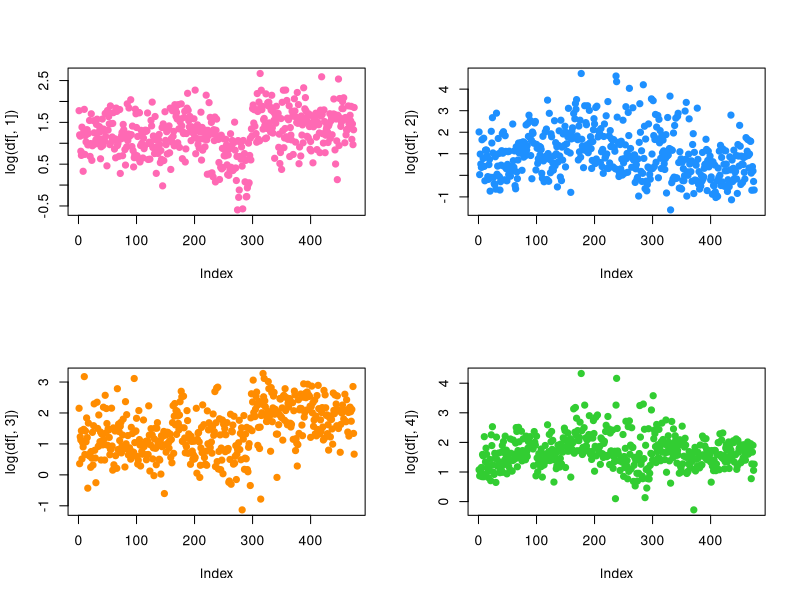
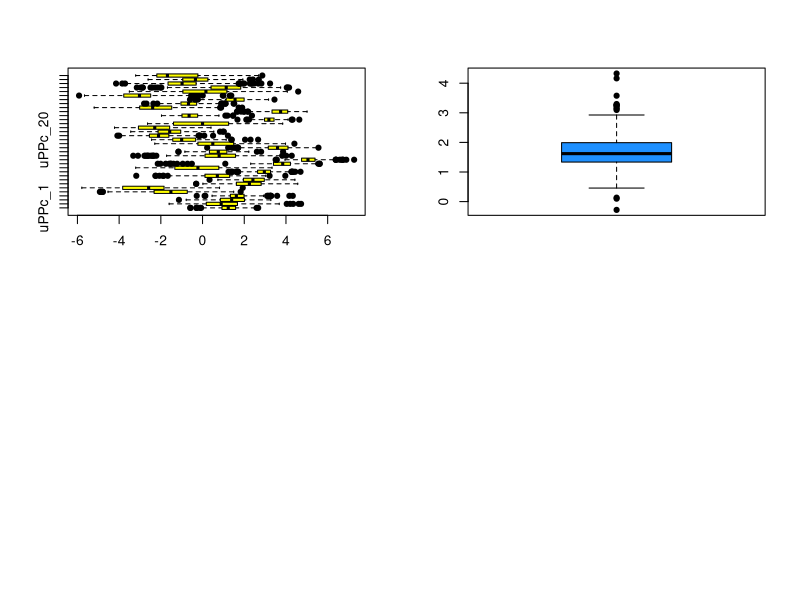
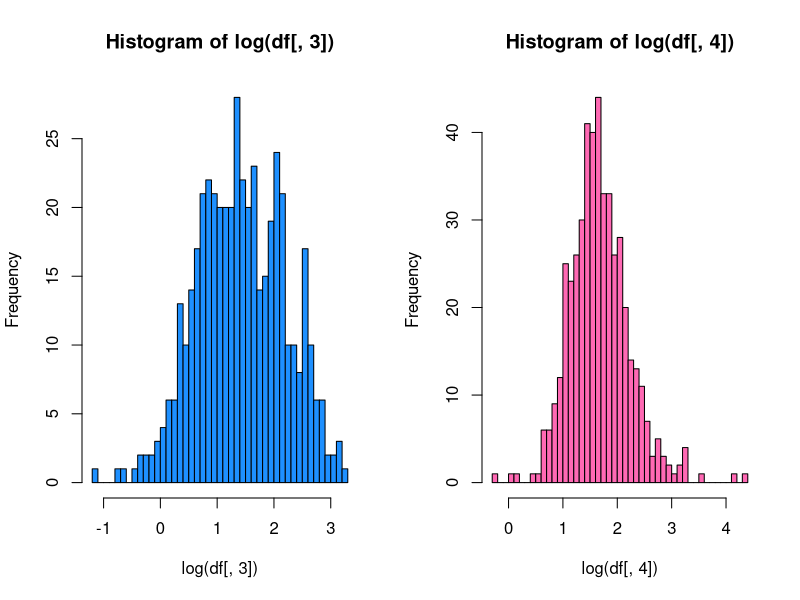
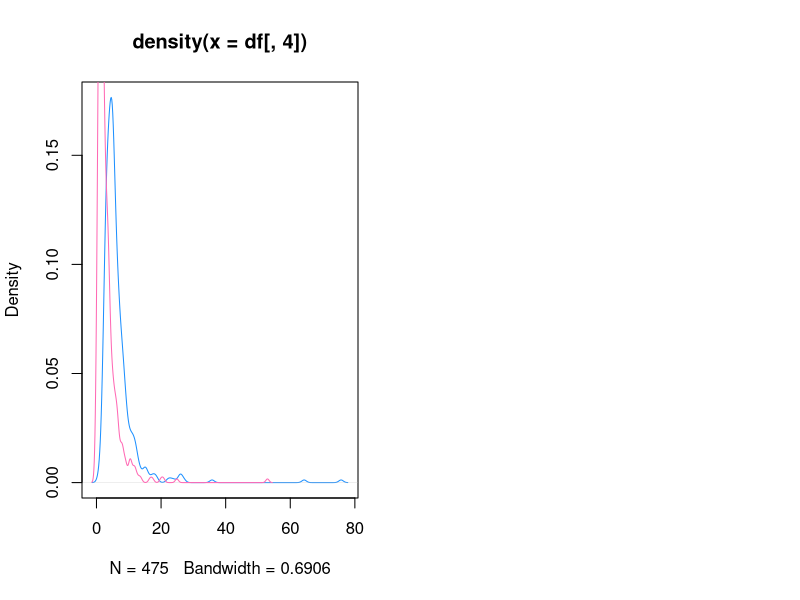
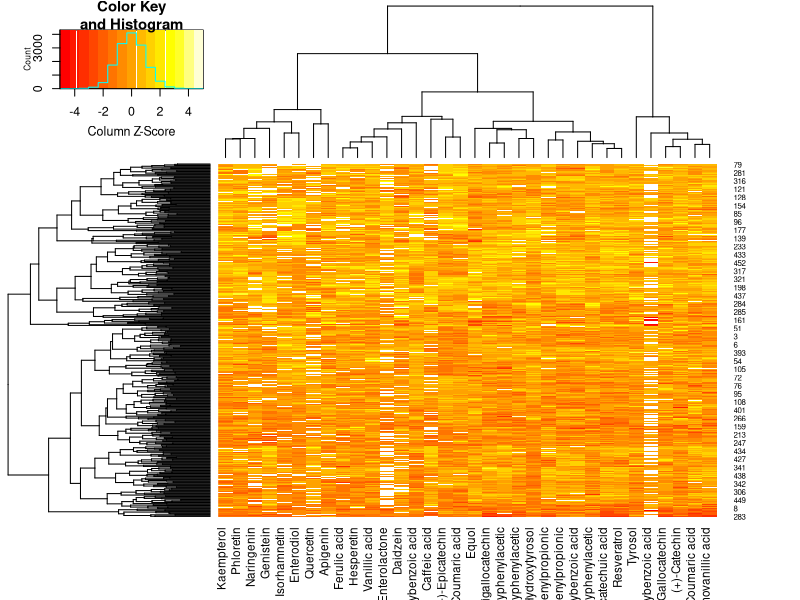

R code for these plots, in order:
#Exploratory analysis of targeted polyphenol data
rawdata <- read.csv("Urinary polyphenols_EPIC.csv", header=T)
df <- rawdata[, 13:ncol(rawdata)]
pplabs <- read.csv("ppnames heatmap.csv", header=F)


#basic plots
#define and load a palette
tropical <- c("darkorange", "dodgerblue", "hotpink", "limegreen", "yellow")
palette(tropical)
#filled circles
par(pch=19)
#two columns
par(mfrow=c(2,2))
#plot scatter
plot(log(df[, 1]), col=3)
plot(log(df[, 2]), col=2)
plot(log(df[, 3]), col=1)
plot(log(df[, 4]), col=4)

#boxplot
boxplot(log(df), horizontal=T, col=5)
boxplot(log(df[, 4]), col=2)

#histogram
par(mfrow=c(1,2))
hist(log(df[, 3]), col=2, breaks=50)
hist(log(df[, 4]), col=3, breaks=50)

plot(density(df[, 4]), col=2)
#to overlay another
lines(density(df[, 9]), col=3)

library(gplots)
colramp = colorRampPalette(c(2, "white", 3))(15)
heatmap.2(log(as.matrix(df)), scale="column", trace="none", labCol = unlist(pplabs[-c(9,10)]),
          offsetCol=0.1)
